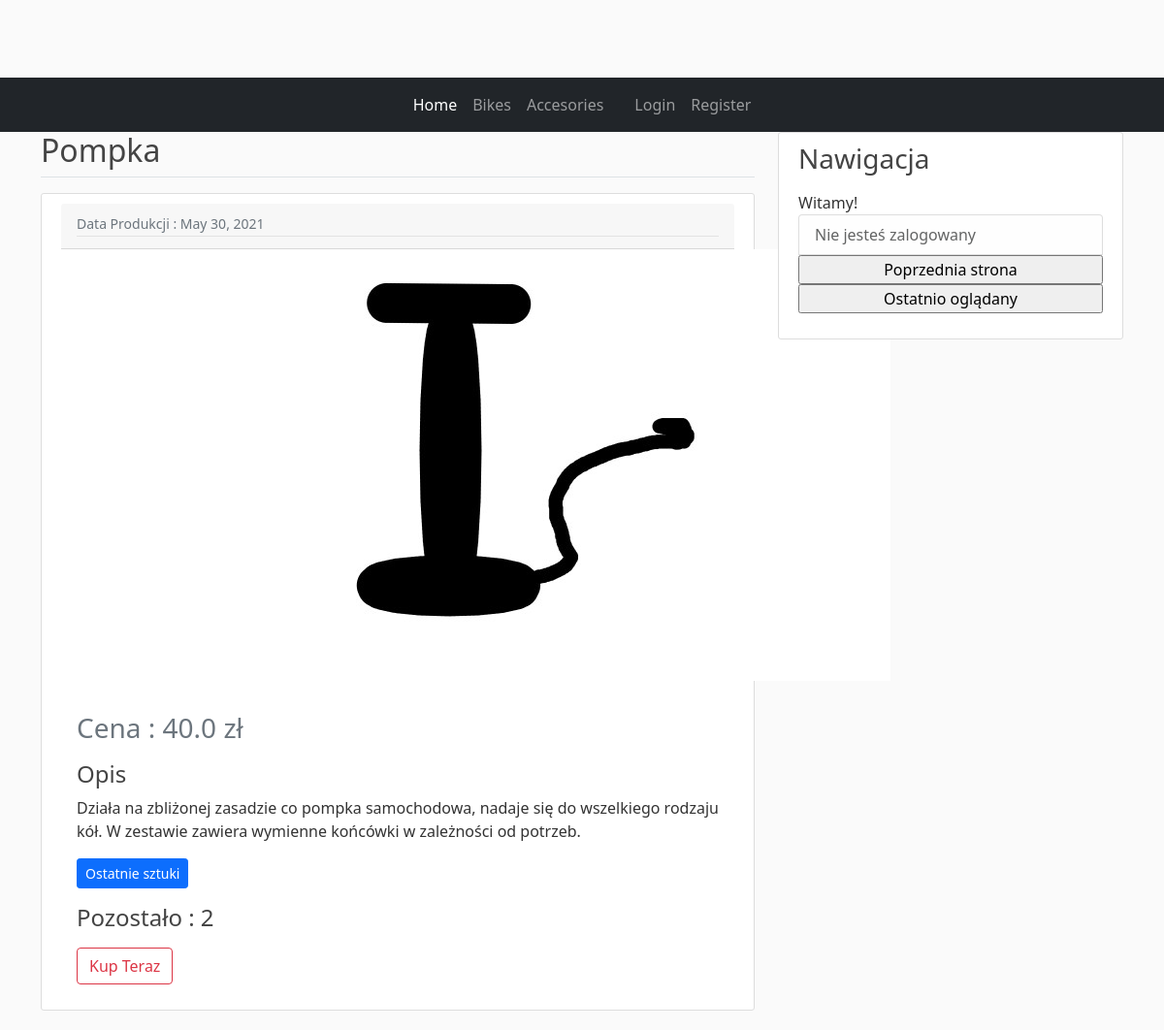
The page /accesories/1/ on the database its author committed.
### blog/models.py (models this page shows, shortened)
class Accesor(models.Model):
    name=models.TextField()
    production_year=models.DateField()
    amount=models.IntegerField()
    price=models.FloatField()
    photo=models.ImageField(upload_to='accessories_photo', default='default.png')
    description=models.TextField()

### blog/views.py (the view)
# urls.py: path('accesories/<int:pk>/', AkcesoriaSzczegoly.as_view(), name='blog-accesories'),
class AkcesoriaSzczegoly(DetailView):
    model = Accesor

### templates/blog/accesor_detail.html (shortened to what this page needs)
{% extends "blog/base.html" %}
{% block content %}
    <h2>{{ object.name}}</h2>
    <div class="border-top pt-3">
    <article class="media content-section">
      <div class="media-body">
          <div class="card-header">
        <div class="article-metadata">
<small class="text-muted">Data Produkcji : {{ object.production_year }}</small>
        </div>
          </div>
          <img class="img" width="855" height="445" src="{{ object.photo.url }}">
          <div class="card-body">
              <p class="card-text" style="font-weight: bold"><h3 class="text-muted">Cena : {{ object.price }} zł</h3></p>
           <div><h4>Opis</h4></div>
        <p class="article-content">{{ object.description }}</p>
              {% if object.amount < 3 %}
                  <a class="btn btn-primary btn-sm " >Ostatnie sztuki</a>
            {% endif %}
              <p class="card-text"><h4>Pozostało : {{object.amount }}</h4> </p>
        <button class="btn btn-outline-danger" >Kup Teraz</button>
          </div>
      </div>
</article>
    </div>
{% endblock %}

### blog/static/main.css (style rules this page uses)
body { background: #fafafa; color: #333333; margin-top: 5rem; }
h1, h2, h3, h4, h5, h6 { color: #444444; }
.content-section { background: #ffffff; padding: 10px 20px; border: 1px solid #dddddd; border-radius: 3px; margin-bottom: 20px; }
.article-content { white-space: pre-line; }
.article-metadata { padding-bottom: 1px; margin-bottom: 4px; border-bottom: 1px solid #e3e3e3 }

### rows shown on the page
Accesor: name "Pompka", production_year "May 30, 2021", photo (picture), price "40.0", description "Działa na zbliżonej zasadzie co pompka samochodowa, nadaje się do wszelkiego rodzaju kół. W zestawie zawiera wymienne końcówki w zależności od potrzeb.", amount "2"
